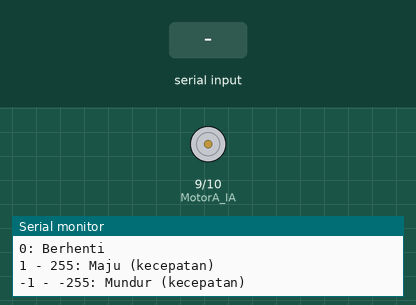
Simulated run of this sketch. Board: Arduino Uno, built with avr-gcc and run on an emulated ATmega328P. Shown: motor-driver pin pairs drawn as motors (green arrow = first pin HIGH = forward, orange = second pin HIGH = backward, longer = more drive), the last lines printed to the serial monitor. The test bench sets the inputs (shaded band).

Above: at 1.2 s.
1.3 s: "90,45\n" received over Serial
At 1.9 s:
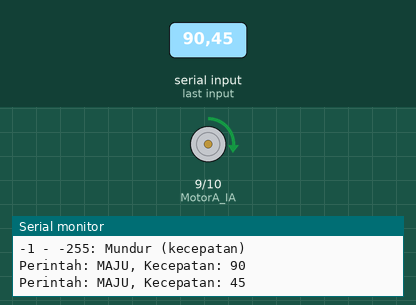
2.8 s: "30,150\n" received over Serial
At 4.0 s:
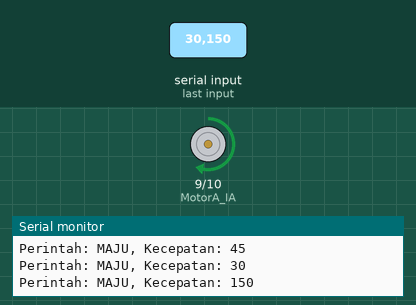
4.3 s: "200\n" received over Serial
At 5.3 s:
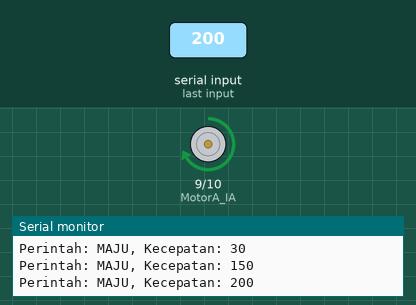
5.8 s: "90\n" received over Serial
At 6.4 s:
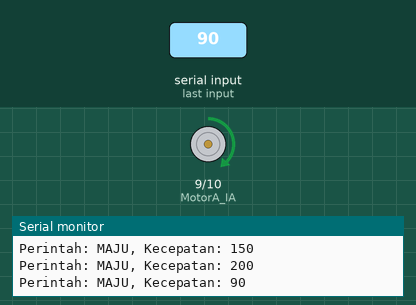
Timing chart, 0 to 8.3 s (numbered marks = the images above; inputs shaded):
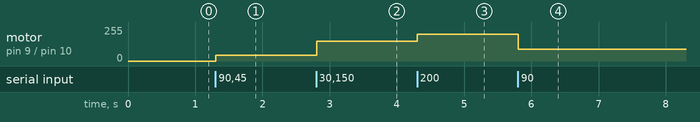

Measured:
- after the input at 1.3 s, motor on pin 9 (MotorA_IA) / pin 10 (MotorA_IB): stopped → forward 45/255 at once
- after the input at 2.8 s, motor on pin 9 (MotorA_IA) / pin 10 (MotorA_IB): forward 45/255 → forward 150/255 at once
- after the input at 4.3 s, motor on pin 9 (MotorA_IA) / pin 10 (MotorA_IB): forward 150/255 → forward 200/255 at once
- after the input at 5.8 s, motor on pin 9 (MotorA_IA) / pin 10 (MotorA_IB): forward 200/255 → forward 90/255 at once

The sketch:

prahu_arduino.ino
```cpp
// Deklarasi pin motor A pada modul L9110S
// Ganti nomor pin ini jika Anda menggunakan pin yang berbeda
const int MotorA_IA = 9;  // Pin A-IA (harus pin PWM)
const int MotorA_IB = 10; // Pin A-IB (harus pin PWM)

// Variabel untuk menyimpan input dari Serial Monitor
int inputNilai = 0;
int kecepatanMotor = 0;

void setup() {
  // Set pin motor sebagai OUTPUT
  pinMode(MotorA_IA, OUTPUT);
  pinMode(MotorA_IB, OUTPUT);

  // Inisialisasi komunikasi serial
  Serial.begin(9600);
  Serial.println("--- KONTROL MOTOR DC L9110S ---");
  Serial.println("Masukkan nilai di Serial Monitor:");
  Serial.println("0: Berhenti");
  Serial.println("1 - 255: Maju (kecepatan)");
  Serial.println("-1 - -255: Mundur (kecepatan)");
}

void loop() {
  // Cek apakah ada data yang masuk melalui Serial Monitor
  if (Serial.available() > 0) {
    // Baca input sebagai bilangan bulat
    inputNilai = Serial.parseInt();

    // Pastikan tidak ada karakter yang tersisa di buffer serial
    while (Serial.available()) {
      Serial.read();
    }

    // Batasi nilai input antara -255 dan 255
    if (inputNilai > 255) {
      inputNilai = 255;
    } else if (inputNilai < -255) {
      inputNilai = -255;
    }

    // --- LOGIKA KONTROL MOTOR ---

    if (inputNilai == 0) {
      // Perintah 1: BERHENTI
      berhentiMotor();
      Serial.println("Perintah: BERHENTI");

    } else if (inputNilai > 0) {
      // Perintah 2: MAJU (nilai positif 1 hingga 255)
      kecepatanMotor = inputNilai;
      majuMotor(kecepatanMotor);
      Serial.print("Perintah: MAJU, Kecepatan: ");
      Serial.println(kecepatanMotor);

    } else { // inputNilai < 0
      // Perintah 3: MUNDUR (nilai negatif -1 hingga -255)
      // Ambil nilai absolut (misal: -100 menjadi 100)
      kecepatanMotor = abs(inputNilai);
      mundurMotor(kecepatanMotor);
      Serial.print("Perintah: MUNDUR, Kecepatan: ");
      Serial.println(kecepatanMotor);
    }
  }
}

// --- FUNGSI KONTROL MOTOR ---

void majuMotor(int speed) {
  // Motor Maju: A-IA = Kecepatan (PWM), A-IB = LOW (0)
  analogWrite(MotorA_IA, speed);
  analogWrite(MotorA_IB, 0);
}

void mundurMotor(int speed) {
  // Motor Mundur: A-IA = LOW (0), A-IB = Kecepatan (PWM)
  analogWrite(MotorA_IA, 0);
  analogWrite(MotorA_IB, speed);
}

void berhentiMotor() {
  // Berhenti (Pengereman)
  analogWrite(MotorA_IA, 0);
  analogWrite(MotorA_IB, 0);
}
```
